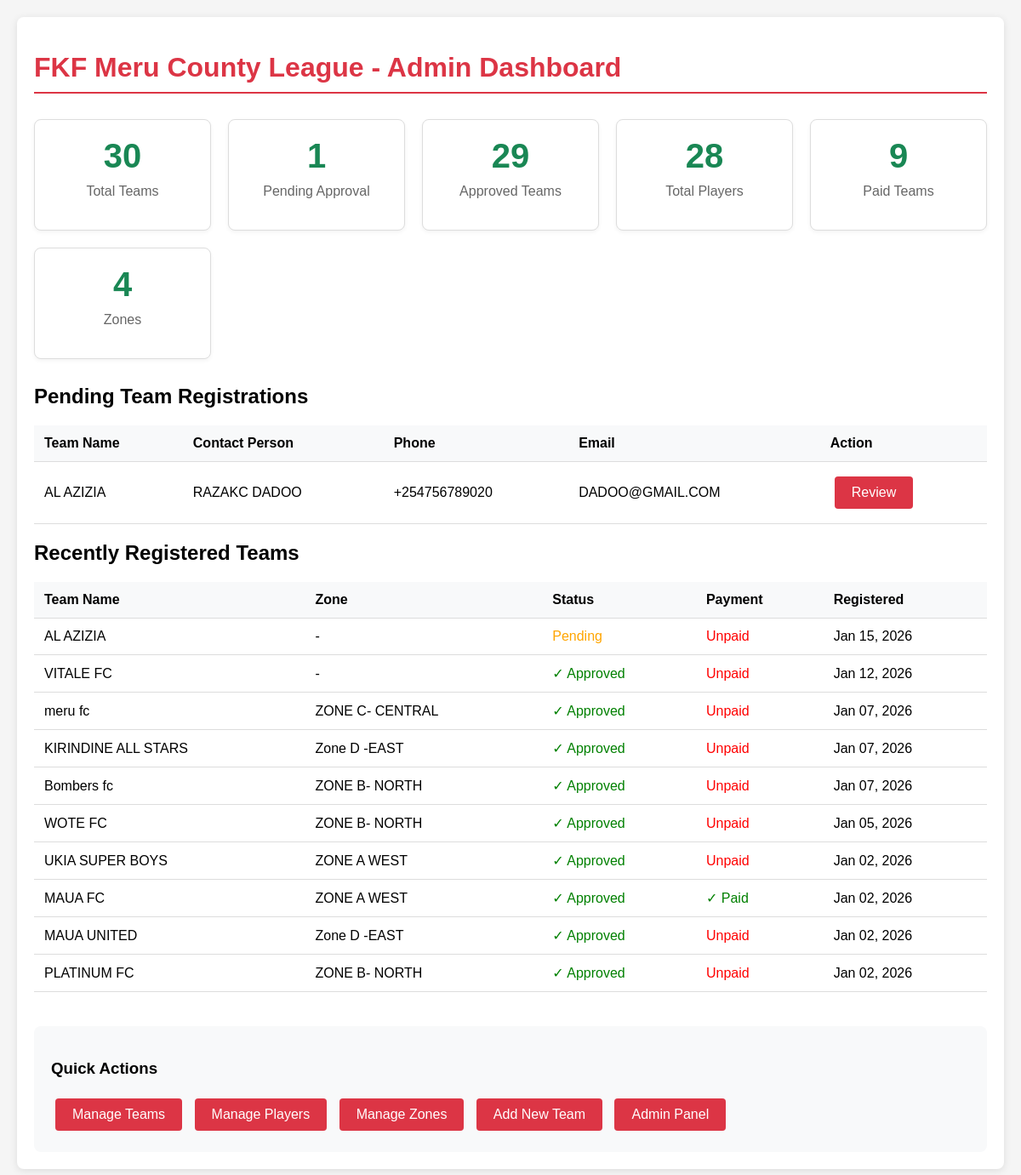
The app's page /teams/admin-dashboard/ (signed in), older data.
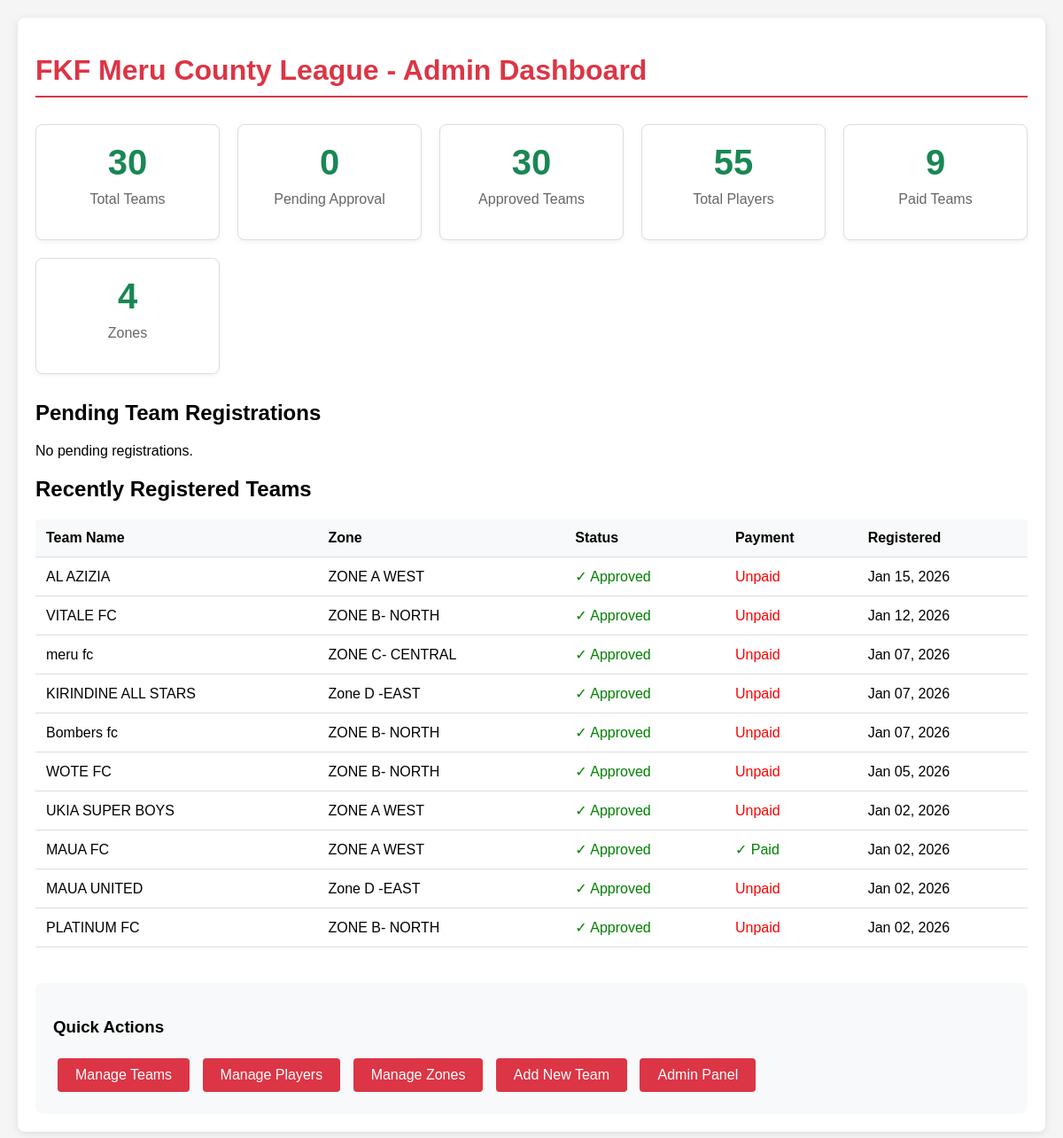
The same page, newer data.
### teams/models.py (models this page shows, shortened)
class Team(models.Model):
    STATUS_CHOICES = [
        ('pending', 'Pending'),
        ('approved', 'Approved'),
        ('rejected', 'Rejected'),
        ('suspended', 'Suspended'),
    ]
    team_name = models.CharField(max_length=200, unique=True)
    team_code = models.CharField(max_length=20, unique=True, blank=True)
    logo = models.ImageField(upload_to='team_logos/', blank=True, null=True)
    location = models.CharField(max_length=200)
    home_ground = models.CharField(max_length=200)
    map_location = models.URLField(blank=True)
    latitude = models.DecimalField(max_digits=9, decimal_places=6, blank=True, null=True)
    longitude = models.DecimalField(max_digits=9, decimal_places=6, blank=True, null=True)
    contact_person = models.CharField(max_length=100)
    phone_number = models.CharField(
        max_length=13,
        unique=True,
        validators=[validate_kenya_phone],
        help_text="Must be +254 followed by 9 digits (e.g., +254712345678)"
    )
    email = models.EmailField(blank=True, unique=True)
    zone = models.ForeignKey(Zone, on_delete=models.SET_NULL, null=True, blank=True)
    status = models.CharField(max_length=20, choices=STATUS_CHOICES, default='pending')
    manager = models.ForeignKey(
        settings.AUTH_USER_MODEL,
        on_delete=models.SET_NULL,
        null=True,
        blank=True,
        related_name='managed_teams'
    )
    payment_status = models.BooleanField(default=False)
    payment_date = models.DateField(blank=True, null=True)
    home_jersey_color = models.CharField(max_length=50, blank=True, default='#dc3545')
    home_shorts_color = models.CharField(max_length=50, blank=True, default='#ffffff')
    home_socks_color = models.CharField(max_length=50, blank=True, default='#dc3545')
    away_jersey_color = models.CharField(max_length=50, blank=True, default='#ffffff')
    away_shorts_color = models.CharField(max_length=50, blank=True, default='#dc3545')
    away_socks_color = models.CharField(max_length=50, blank=True, default='#ffffff')
    third_jersey_color = models.CharField(max_length=50, blank=True)
    third_shorts_color = models.CharField(max_length=50, blank=True)
    third_socks_color = models.CharField(max_length=50, blank=True)
    gk_home_jersey_color = models.CharField(max_length=50, blank=True, default='#28a745')
    gk_home_shorts_color = models.CharField(max_length=50, blank=True, default='#28a745')
    gk_home_socks_color = models.CharField(max_length=50, blank=True, default='#28a745')
    gk_away_jersey_color = models.CharField(max_length=50, blank=True, default='#ffc107')
    gk_away_shorts_color = models.CharField(max_length=50, blank=True, default='#ffc107')
    gk_away_socks_color = models.CharField(max_length=50, blank=True, default='#ffc107')
    gk_third_jersey_color = models.CharField(max_length=50, blank=True)
    gk_third_shorts_color = models.CharField(max_length=50, blank=True)
    gk_third_socks_color = models.CharField(max_length=50, blank=True)
    kit_colors_set = models.BooleanField(default=False)
    kit_setup_prompt_shown = models.BooleanField(default=False)
    home_kit_image = models.ImageField(upload_to='kit_images/', blank=True, null=True,
                                      help_text="Upload home kit design/image")
    away_kit_image = models.ImageField(upload_to='kit_images/', blank=True, null=True,
                                      help_text="Upload away kit design/image")
    third_kit_image = models.ImageField(upload_to='kit_images/', blank=True, null=True,
                                       help_text="Upload third kit design/image")
    gk_home_kit_image = models.ImageField(upload_to='kit_images/', blank=True, null=True,
                                         help_text="Upload GK home kit design/image")
    gk_away_kit_image = models.ImageField(upload_to='kit_images/', blank=True, null=True,
                                         help_text="Upload GK away kit design/image")
    gk_third_kit_image = models.ImageField(upload_to='kit_images/', blank=True, null=True,
                                          help_text="Upload GK third kit design/image")
    registration_date = models.DateTimeField(auto_now_add=True)
    class Meta:
        ordering = ['team_name']

class Zone(models.Model):
    name = models.CharField(max_length=100)
    description = models.TextField(blank=True)
    created_at = models.DateTimeField(auto_now_add=True)
    fixtures_generated = models.BooleanField(default=False)
    fixture_generation_date = models.DateTimeField(null=True, blank=True)
    season_start_date = models.DateField(null=True, blank=True)
    match_day_of_week = models.IntegerField(default=6, choices=[(6, 'Saturday'), (0, 'Sunday')])
    class Meta:
        ordering = ['name']

### teams/admin_dashboard.py (the view)
# urls.py: path('admin-dashboard/', include('admin_dashboard.urls')),
@login_required
@user_passes_test(admin_or_league_manager_required)
def admin_dashboard(request):
    stats = {
        'total_teams': Team.objects.count(),
        'pending_teams': Team.objects.filter(status='pending').count(),
        'approved_teams': Team.objects.filter(status='approved').count(),
        'paid_teams': Team.objects.filter(payment_status=True).count(),
        'total_players': Player.objects.count(),
        'suspended_players': Player.objects.filter(is_suspended=True).count(),
        'zones': Zone.objects.count(),
    }
    recent_teams = Team.objects.order_by('-registration_date')[:10]  # Last 10 teams
    pending_registrations = Team.objects.filter(status='pending')[:10]
    suspended_players = Player.objects.filter(is_suspended=True)[:10]
    context = {
        'stats': stats,
        'recent_teams': recent_teams,
        'pending_registrations': pending_registrations,
        'suspended_players': suspended_players,
        'title': 'Admin Dashboard',
    }
    return render(request, 'admin/dashboard.html', context)

### teams/admin_dashboard.py (called while the page is built)
def admin_or_league_manager_required(user):
    return user.is_staff or user.groups.filter(name__in=['League Admin', 'League Manager']).exists()

### templates/admin/dashboard.html (shortened to what this page needs)
<!DOCTYPE html>
<html lang="en">
<head>
</head>
<body>
    <div class="container">
        <h1>FKF Meru County League - Admin Dashboard</h1>
        <div class="stats-grid">
            <div class="stat-card">
                <h3>{{ stats.total_teams }}</h3>
                <p>Total Teams</p>
            </div>
            <div class="stat-card">
                <h3>{{ stats.pending_teams }}</h3>
                <p>Pending Approval</p>
            </div>
            <div class="stat-card">
                <h3>{{ stats.approved_teams }}</h3>
                <p>Approved Teams</p>
            </div>
            <div class="stat-card">
                <h3>{{ stats.total_players }}</h3>
                <p>Total Players</p>
            </div>
            <div class="stat-card">
                <h3>{{ stats.paid_teams }}</h3>
                <p>Paid Teams</p>
            </div>
            <div class="stat-card">
                <h3>{{ stats.zones }}</h3>
                <p>Zones</p>
            </div>
        </div>
        <h2>Pending Team Registrations</h2>
        {% if pending_registrations %}
        <table>
            <thead>
                <tr>
                    <th>Team Name</th>
                    <th>Contact Person</th>
                    <th>Phone</th>
                    <th>Email</th>
                    <th>Action</th>
                </tr>
            </thead>
            <tbody>
                {% for team in pending_registrations %}
                <tr>
                    <td>{{ team.team_name }}</td>
                    <td>{{ team.contact_person }}</td>
                    <td>{{ team.phone_number }}</td>
                    <td>{{ team.email|default:"-" }}</td>
                    <td>
                        <a href="/admin/teams/team/{{ team.id }}/change/" class="btn">
                            Review
                        </a>
                    </td>
                </tr>
                {% endfor %}
            </tbody>
        </table>
        {% else %}
        <p>No pending registrations.</p>
        {% endif %}
        <h2>Recently Registered Teams</h2>
        {% if recent_teams %}
        <table>
            <thead>
                <tr>
                    <th>Team Name</th>
                    <th>Zone</th>
                    <th>Status</th>
                    <th>Payment</th>
                    <th>Registered</th>
                </tr>
            </thead>
            <tbody>
                {% for team in recent_teams %}
                <tr>
                    <td>{{ team.team_name }}</td>
                    <td>{{ team.zone.name|default:"-" }}</td>
                    <td>
                        {% if team.status == 'approved' %}
                        <span style="color: green;">✓ Approved</span>
                        {% elif team.status == 'pending' %}
                        <span style="color: orange;">Pending</span>
                        {% else %}
                        {{ team.status|title }}
                        {% endif %}
                    </td>
                    <td>
                        {% if team.payment_status %}
                        <span style="color: green;">✓ Paid</span>
                        {% else %}
                        <span style="color: red;">Unpaid</span>
                        {% endif %}
                    </td>
                    <td>{{ team.registration_date|date:"M d, Y" }}</td>
                </tr>
                {% endfor %}
            </tbody>
        </table>
        {% else %}
        <p>No teams registered yet.</p>
        {% endif %}
        <div class="quick-links">
            <h3>Quick Actions</h3>
            <div>
                <a href="/admin/teams/team/" class="btn">Manage Teams</a>
                <a href="/admin/teams/player/" class="btn">Manage Players</a>
                <a href="/admin/teams/zone/" class="btn">Manage Zones</a>
                <a href="/admin/teams/team/add/" class="btn">Add New Team</a>
                <a href="/admin/" class="btn">Admin Panel</a>
            </div>
        </div>
    </div>
</body>
</html>

Row changes from the older to the newer data that the page shows:
no longer on one of the page's lists (row edited): Team: team_name "AL AZIZIA", contact_person "RAZAKC DADOO", phone_number "+254756789020", email "DADOO@GMAIL.COM"
changed Team "AL AZIZIA": zone.name "-" → "ZONE A WEST"; status "Pending" → "✓ Approved"
changed Team "VITALE FC": zone.name "-" → "ZONE B- NORTH"
Text that changed along with them:
{{ stats.pending_teams }}: "1" → "0"
{{ stats.approved_teams }}: "29" → "30"
{{ stats.total_players }}: "28" → "55"
text no longer shown: "Team Name Contact Person Phone Email Action"
text now shown: "No pending registrations."
